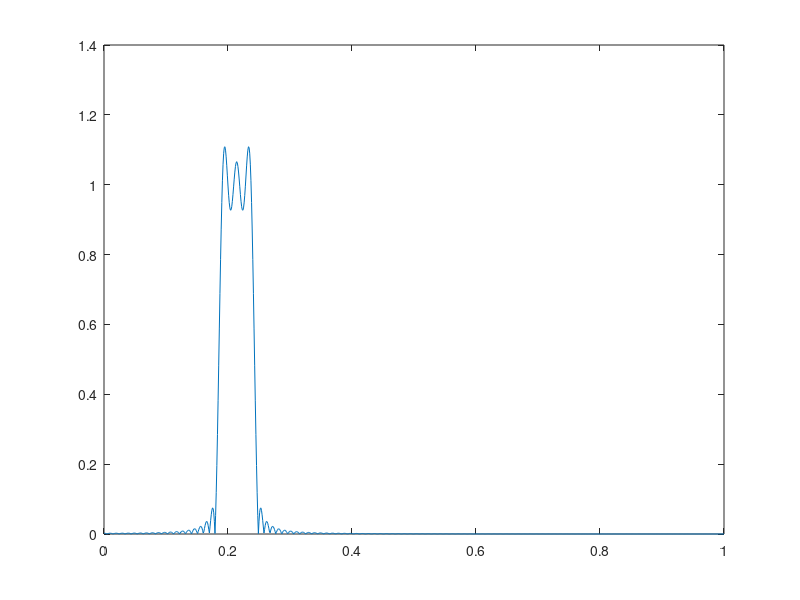

This chart was generated by the following MATLAB code:
wc1 = 0.185*pi;
wc2 = 0.2430*pi;
N1 = 103;
n1 = linspace(-N1, N1, 2*N1 + 1);
h1_n = (sin(wc2.*n1) - sin(wc1.*n1))./(pi.*n1); % defining vector
h1_n(N1 + 1) = (wc2 - wc1)/pi;  %defining Zero at N+1
w = linspace(0, pi, 1001);
jw = linspace(0, pi*1i, 1001);
e_jw = exp(jw);
H1_e_jw = zeros([1 1001]);
for i = 1:(2*N1 + 1)
    H1_e_jw = H1_e_jw + h1_n(i).*e_jw.^(N1 + 1 -i);%z transform
end
figure(1);
plot(w/pi, abs(H1_e_jw));